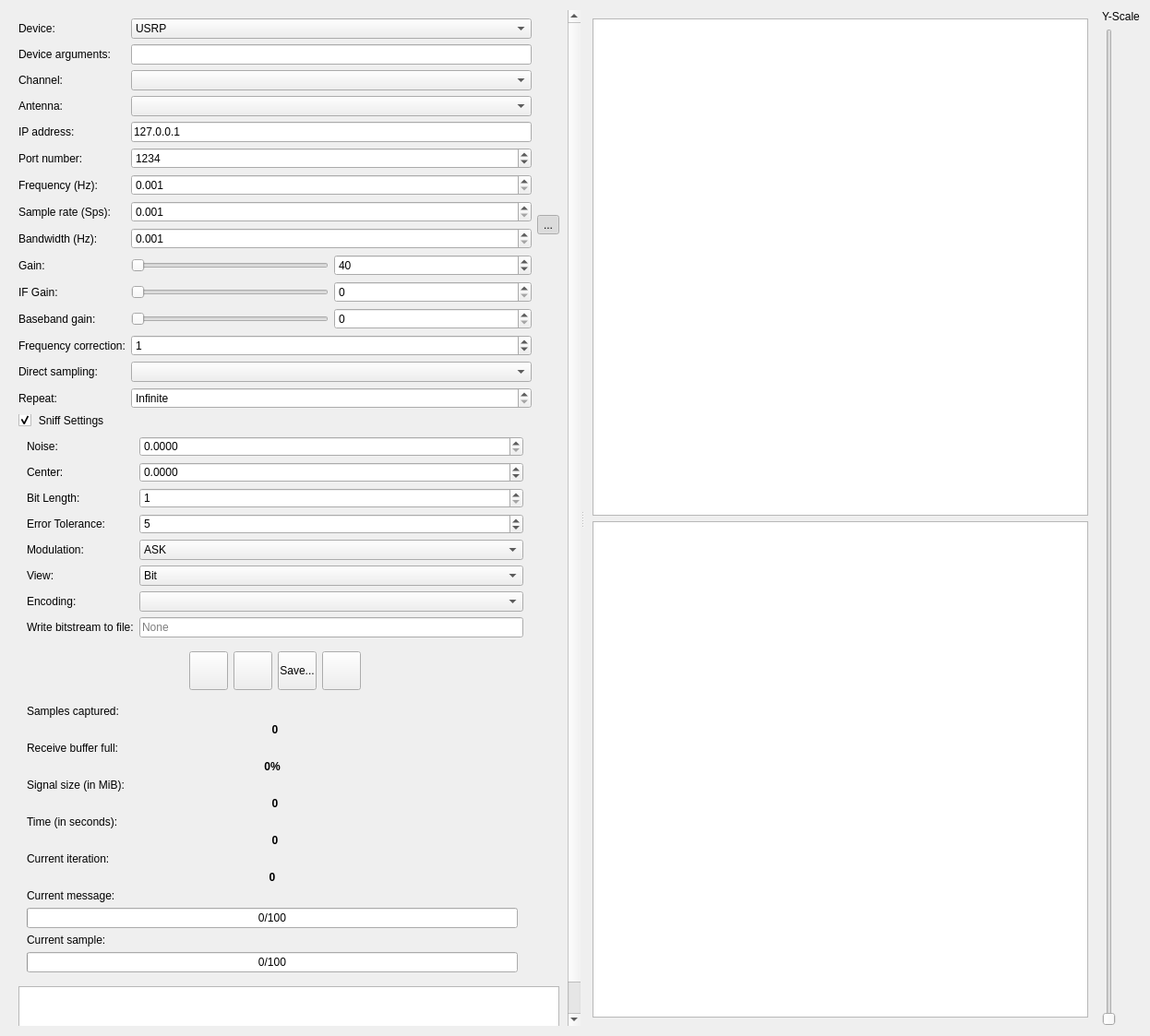
<?xml version="1.0" encoding="UTF-8"?>
<ui version="4.0">
 <class>SendRecvDialog</class>
 <widget class="QDialog" name="SendRecvDialog">
  <property name="windowModality">
   <enum>Qt::NonModal</enum>
  </property>
  <property name="geometry">
   <rect>
    <x>0</x>
    <y>0</y>
    <width>1246</width>
    <height>1123</height>
   </rect>
  </property>
  <property name="mouseTracking">
   <bool>false</bool>
  </property>
  <property name="windowTitle">
   <string>Record Signal</string>
  </property>
  <layout class="QVBoxLayout" name="verticalLayout">
   <item>
    <widget class="QSplitter" name="splitter">
     <property name="styleSheet">
      <string notr="true">QSplitter::handle:horizontal {
margin: 4px 0px;
    background-color: qlineargradient(x1:0, y1:0, x2:0, y2:1, 
stop:0 rgba(255, 255, 255, 0), 
stop:0.5 rgba(100, 100, 100, 100), 
stop:1 rgba(255, 255, 255, 0));
image: url(:/icons/icons/splitter_handle_vertical.svg);
}</string>
     </property>
     <property name="orientation">
      <enum>Qt::Horizontal</enum>
     </property>
     <widget class="QScrollArea" name="scrollArea">
      <property name="frameShape">
       <enum>QFrame::NoFrame</enum>
      </property>
      <property name="widgetResizable">
       <bool>true</bool>
      </property>
      <widget class="QWidget" name="scrollAreaWidgetContents_2">
       <property name="geometry">
        <rect>
         <x>0</x>
         <y>-360</y>
         <width>584</width>
         <height>1461</height>
        </rect>
       </property>
       <layout class="QGridLayout" name="gridLayout">
        <item row="7" column="0">
         <widget class="QLabel" name="labelSampleRate">
          <property name="text">
           <string>Sample rate (Sps):</string>
          </property>
         </widget>
        </item>
        <item row="7" column="1" colspan="2">
         <widget class="KillerDoubleSpinBox" name="spinBoxSampleRate">
          <property name="decimals">
           <number>3</number>
          </property>
          <property name="minimum">
           <double>0.001000000000000</double>
          </property>
          <property name="maximum">
           <double>1000000000000.000000000000000</double>
          </property>
         </widget>
        </item>
        <item row="8" column="1" colspan="2">
         <widget class="KillerDoubleSpinBox" name="spinBoxBandwidth">
          <property name="decimals">
           <number>3</number>
          </property>
          <property name="minimum">
           <double>0.001000000000000</double>
          </property>
          <property name="maximum">
           <double>1000000000000.000000000000000</double>
          </property>
         </widget>
        </item>
        <item row="8" column="0">
         <widget class="QLabel" name="labelBandwidth">
          <property name="text">
           <string>Bandwidth (Hz):</string>
          </property>
         </widget>
        </item>
        <item row="9" column="1">
         <widget class="QSlider" name="sliderGain">
          <property name="toolTip">
           <string>&lt;html&gt;&lt;head/&gt;&lt;body&gt;&lt;p&gt;The gain (more exactly RF gain) is the gain applied to the RF signal. This amplifies the high frequent signal arriving at the antenna of your Software Defined Radio.&lt;/p&gt;&lt;/body&gt;&lt;/html&gt;</string>
          </property>
          <property name="maximum">
           <number>100</number>
          </property>
          <property name="singleStep">
           <number>1</number>
          </property>
          <property name="orientation">
           <enum>Qt::Horizontal</enum>
          </property>
         </widget>
        </item>
        <item row="11" column="1">
         <widget class="QSlider" name="sliderBasebandGain">
          <property name="toolTip">
           <string>&lt;html&gt;&lt;head/&gt;&lt;body&gt;&lt;p&gt;The baseband gain is applied to the baseband signal in your software defined radio. The baseband signal is at low frequency and gathered from the RF signal by &lt;span style=&quot; font-weight:600;&quot;&gt;complex downsampling&lt;/span&gt;.&lt;/p&gt;&lt;/body&gt;&lt;/html&gt;</string>
          </property>
          <property name="sliderPosition">
           <number>0</number>
          </property>
          <property name="orientation">
           <enum>Qt::Horizontal</enum>
          </property>
          <property name="invertedAppearance">
           <bool>false</bool>
          </property>
          <property name="invertedControls">
           <bool>false</bool>
          </property>
          <property name="tickPosition">
           <enum>QSlider::NoTicks</enum>
          </property>
          <property name="tickInterval">
           <number>0</number>
          </property>
         </widget>
        </item>
        <item row="11" column="2">
         <widget class="QSpinBox" name="spinBoxBasebandGain">
          <property name="sizePolicy">
           <sizepolicy hsizetype="Preferred" vsizetype="Fixed">
            <horstretch>0</horstretch>
            <verstretch>0</verstretch>
           </sizepolicy>
          </property>
          <property name="toolTip">
           <string>&lt;html&gt;&lt;head/&gt;&lt;body&gt;&lt;p&gt;The baseband gain is applied to the baseband signal in your software defined radio. The baseband signal is at low frequency and gathered from the RF signal by &lt;span style=&quot; font-weight:600;&quot;&gt;complex downsampling&lt;/span&gt;.&lt;/p&gt;&lt;/body&gt;&lt;/html&gt;</string>
          </property>
         </widget>
        </item>
        <item row="12" column="0">
         <widget class="QLabel" name="labelFreqCorrection">
          <property name="toolTip">
           <string>&lt;html&gt;&lt;head/&gt;&lt;body&gt;&lt;p&gt;Set the frequency correction in &lt;span style=&quot; font-weight:600;&quot;&gt;ppm&lt;/span&gt;. If you do not know what to enter here, just leave it to one.&lt;/p&gt;&lt;/body&gt;&lt;/html&gt;</string>
          </property>
          <property name="text">
           <string>Frequency correction:</string>
          </property>
         </widget>
        </item>
        <item row="13" column="0">
         <widget class="QLabel" name="labelDirectSampling">
          <property name="toolTip">
           <string>&lt;html&gt;&lt;head/&gt;&lt;body&gt;&lt;p&gt;Set the direct sampling mode. If you do not know what to choose here, just set it to disabled. The&lt;span style=&quot; font-weight:600;&quot;&gt; native backend&lt;/span&gt; is recommended, when using this setting.&lt;/p&gt;&lt;/body&gt;&lt;/html&gt;</string>
          </property>
          <property name="text">
           <string>Direct sampling:</string>
          </property>
         </widget>
        </item>
        <item row="14" column="0">
         <widget class="QLabel" name="labelNRepeat">
          <property name="text">
           <string>Repeat:</string>
          </property>
         </widget>
        </item>
        <item row="6" column="0">
         <widget class="QLabel" name="labelFreq">
          <property name="text">
           <string>Frequency (Hz):</string>
          </property>
         </widget>
        </item>
        <item row="6" column="1" colspan="2">
         <widget class="KillerDoubleSpinBox" name="spinBoxFreq">
          <property name="decimals">
           <number>3</number>
          </property>
          <property name="minimum">
           <double>0.001000000000000</double>
          </property>
          <property name="maximum">
           <double>1000000000000.000000000000000</double>
          </property>
         </widget>
        </item>
        <item row="4" column="1" colspan="2">
         <widget class="QLineEdit" name="lineEditIP">
          <property name="text">
           <string>127.0.0.1</string>
          </property>
         </widget>
        </item>
        <item row="5" column="0">
         <widget class="QLabel" name="labelPort">
          <property name="text">
           <string>Port number:</string>
          </property>
         </widget>
        </item>
        <item row="14" column="1" colspan="2">
         <widget class="QSpinBox" name="spinBoxNRepeat">
          <property name="specialValueText">
           <string>Infinite</string>
          </property>
          <property name="maximum">
           <number>999999999</number>
          </property>
         </widget>
        </item>
        <item row="9" column="2">
         <widget class="QSpinBox" name="spinBoxGain">
          <property name="sizePolicy">
           <sizepolicy hsizetype="MinimumExpanding" vsizetype="Fixed">
            <horstretch>0</horstretch>
            <verstretch>0</verstretch>
           </sizepolicy>
          </property>
          <property name="toolTip">
           <string>&lt;html&gt;&lt;head/&gt;&lt;body&gt;&lt;p&gt;The gain (more exactly RF gain) is the gain applied to the RF signal. This amplifies the high frequent signal arriving at the antenna of your Software Defined Radio.&lt;/p&gt;&lt;/body&gt;&lt;/html&gt;</string>
          </property>
          <property name="minimum">
           <number>0</number>
          </property>
          <property name="maximum">
           <number>99</number>
          </property>
          <property name="value">
           <number>40</number>
          </property>
         </widget>
        </item>
        <item row="10" column="0">
         <widget class="QLabel" name="labelIFGain">
          <property name="toolTip">
           <string>&lt;html&gt;&lt;head/&gt;&lt;body&gt;&lt;p&gt;The IF Gain is applied to the Intermediate Frequency signal in your Software Defined Radio. An IF signal has a lower frequency than the high frequent RF signal, so signal processing can be applied more efficiently.&lt;/p&gt;&lt;/body&gt;&lt;/html&gt;</string>
          </property>
          <property name="text">
           <string>IF Gain:</string>
          </property>
         </widget>
        </item>
        <item row="3" column="0">
         <widget class="QLabel" name="labelAntenna">
          <property name="text">
           <string>Antenna:</string>
          </property>
         </widget>
        </item>
        <item row="1" column="0">
         <widget class="QLabel" name="labelDeviceArgs">
          <property name="toolTip">
           <string>&lt;html&gt;&lt;head/&gt;&lt;body&gt;&lt;p&gt;If you only have one USRP connected you may leave this field empty, so your USRP gets detected automatically.&lt;/p&gt;&lt;p&gt;If you have multiple USRPs connected or need better control, enter a device identifier of your USRP here.&lt;/p&gt;&lt;p&gt;You may also enter other device arguments here.&lt;/p&gt;&lt;/body&gt;&lt;/html&gt;</string>
          </property>
          <property name="toolTipDuration">
           <number>-1</number>
          </property>
          <property name="styleSheet">
           <string notr="true"/>
          </property>
          <property name="text">
           <string>Device arguments:</string>
          </property>
         </widget>
        </item>
        <item row="1" column="1" colspan="2">
         <widget class="QLineEdit" name="lineEditDeviceArgs">
          <property name="toolTip">
           <string>&lt;html&gt;&lt;head/&gt;&lt;body&gt;&lt;p&gt;If you only have one USRP connected you may leave this field empty, so your USRP gets detected automatically.&lt;/p&gt;&lt;p&gt;If you have multiple USRPs connected or need better control, enter a device identifier of your USRP here.&lt;/p&gt;&lt;p&gt;You may also enter other device arguments here.&lt;/p&gt;&lt;/body&gt;&lt;/html&gt;</string>
          </property>
         </widget>
        </item>
        <item row="4" column="0">
         <widget class="QLabel" name="labelIP">
          <property name="text">
           <string>IP address:</string>
          </property>
         </widget>
        </item>
        <item row="0" column="0">
         <widget class="QLabel" name="label_3">
          <property name="text">
           <string>Device:</string>
          </property>
         </widget>
        </item>
        <item row="10" column="1">
         <widget class="QSlider" name="sliderIFGain">
          <property name="toolTip">
           <string>&lt;html&gt;&lt;head/&gt;&lt;body&gt;&lt;p&gt;The IF Gain is applied to the Intermediate Frequency signal in your Software Defined Radio. An IF signal has a lower frequency than the high frequent RF signal, so signal processing can be applied more efficiently.&lt;/p&gt;&lt;/body&gt;&lt;/html&gt;</string>
          </property>
          <property name="orientation">
           <enum>Qt::Horizontal</enum>
          </property>
         </widget>
        </item>
        <item row="10" column="2">
         <widget class="QSpinBox" name="spinBoxIFGain">
          <property name="sizePolicy">
           <sizepolicy hsizetype="Preferred" vsizetype="Fixed">
            <horstretch>0</horstretch>
            <verstretch>0</verstretch>
           </sizepolicy>
          </property>
          <property name="toolTip">
           <string>&lt;html&gt;&lt;head/&gt;&lt;body&gt;&lt;p&gt;The IF Gain is applied to the Intermediate Frequency signal in your Software Defined Radio. An IF signal has a lower frequency than the high frequent RF signal, so signal processing can be applied more efficiently.&lt;/p&gt;&lt;/body&gt;&lt;/html&gt;</string>
          </property>
         </widget>
        </item>
        <item row="11" column="0">
         <widget class="QLabel" name="labelBasebandGain">
          <property name="toolTip">
           <string>&lt;html&gt;&lt;head/&gt;&lt;body&gt;&lt;p&gt;The baseband gain is applied to the baseband signal in your software defined radio. The baseband signal is at low frequency and gathered from the RF signal by &lt;span style=&quot; font-weight:600;&quot;&gt;complex downsampling&lt;/span&gt;.&lt;/p&gt;&lt;/body&gt;&lt;/html&gt;</string>
          </property>
          <property name="text">
           <string>Baseband gain:</string>
          </property>
         </widget>
        </item>
        <item row="7" column="3" rowspan="2">
         <widget class="QToolButton" name="btnLockBWSR">
          <property name="text">
           <string>...</string>
          </property>
          <property name="icon">
           <iconset resource="urh.qrc">
            <normaloff>:/icons/icons/lock.svg</normaloff>:/icons/icons/lock.svg</iconset>
          </property>
          <property name="checkable">
           <bool>true</bool>
          </property>
          <property name="checked">
           <bool>true</bool>
          </property>
         </widget>
        </item>
        <item row="9" column="0">
         <widget class="QLabel" name="labelGain">
          <property name="toolTip">
           <string>&lt;html&gt;&lt;head/&gt;&lt;body&gt;&lt;p&gt;The gain (more exactly RF gain) is the gain applied to the RF signal. This amplifies the high frequent signal arriving at the antenna of your Software Defined Radio.&lt;/p&gt;&lt;/body&gt;&lt;/html&gt;</string>
          </property>
          <property name="text">
           <string>Gain:</string>
          </property>
         </widget>
        </item>
        <item row="2" column="0">
         <widget class="QLabel" name="labelChannel">
          <property name="text">
           <string>Channel:</string>
          </property>
         </widget>
        </item>
        <item row="16" column="0" colspan="3">
         <widget class="QGroupBox" name="groupBox">
          <property name="styleSheet">
           <string notr="true">QGroupBox
{
 border: none;
}</string>
          </property>
          <property name="title">
           <string/>
          </property>
          <layout class="QGridLayout" name="gridLayout_2">
           <property name="topMargin">
            <number>0</number>
           </property>
           <item row="18" column="0">
            <widget class="QLabel" name="labelCurrentMessage">
             <property name="text">
              <string>Current message:</string>
             </property>
            </widget>
           </item>
           <item row="7" column="0">
            <widget class="QLabel" name="lReceiveBufferFullText">
             <property name="text">
              <string>Receive buffer full:</string>
             </property>
            </widget>
           </item>
           <item row="21" column="0">
            <widget class="QProgressBar" name="progressBarSample">
             <property name="value">
              <number>0</number>
             </property>
             <property name="format">
              <string>%v/%m</string>
             </property>
            </widget>
           </item>
           <item row="20" column="0">
            <widget class="QLabel" name="lSamplesSentText">
             <property name="text">
              <string>Current sample:</string>
             </property>
            </widget>
           </item>
           <item row="2" column="0">
            <spacer name="verticalSpacer_2">
             <property name="orientation">
              <enum>Qt::Vertical</enum>
             </property>
             <property name="sizeType">
              <enum>QSizePolicy::Fixed</enum>
             </property>
             <property name="sizeHint" stdset="0">
              <size>
               <width>20</width>
               <height>10</height>
              </size>
             </property>
            </spacer>
           </item>
           <item row="12" column="0">
            <widget class="QLabel" name="lTimeText">
             <property name="text">
              <string>Time (in seconds):</string>
             </property>
            </widget>
           </item>
           <item row="5" column="0">
            <widget class="QLabel" name="lSamplesCapturedText">
             <property name="sizePolicy">
              <sizepolicy hsizetype="Fixed" vsizetype="Preferred">
               <horstretch>0</horstretch>
               <verstretch>0</verstretch>
              </sizepolicy>
             </property>
             <property name="text">
              <string>Samples captured:</string>
             </property>
            </widget>
           </item>
           <item row="9" column="0">
            <widget class="QLabel" name="lSignalSizeText">
             <property name="sizePolicy">
              <sizepolicy hsizetype="Fixed" vsizetype="Preferred">
               <horstretch>0</horstretch>
               <verstretch>0</verstretch>
              </sizepolicy>
             </property>
             <property name="text">
              <string>Signal size (in MiB):</string>
             </property>
            </widget>
           </item>
           <item row="6" column="0" colspan="2">
            <widget class="QLabel" name="lSamplesCaptured">
             <property name="sizePolicy">
              <sizepolicy hsizetype="Expanding" vsizetype="Preferred">
               <horstretch>0</horstretch>
               <verstretch>0</verstretch>
              </sizepolicy>
             </property>
             <property name="font">
              <font>
               <weight>75</weight>
               <bold>true</bold>
              </font>
             </property>
             <property name="text">
              <string>0</string>
             </property>
             <property name="alignment">
              <set>Qt::AlignCenter</set>
             </property>
            </widget>
           </item>
           <item row="15" column="0" colspan="2">
            <widget class="QLabel" name="lTime">
             <property name="font">
              <font>
               <weight>75</weight>
               <bold>true</bold>
              </font>
             </property>
             <property name="text">
              <string>0</string>
             </property>
             <property name="alignment">
              <set>Qt::AlignCenter</set>
             </property>
            </widget>
           </item>
           <item row="11" column="0" colspan="2">
            <widget class="QLabel" name="lSignalSize">
             <property name="sizePolicy">
              <sizepolicy hsizetype="Expanding" vsizetype="Preferred">
               <horstretch>0</horstretch>
               <verstretch>0</verstretch>
              </sizepolicy>
             </property>
             <property name="font">
              <font>
               <weight>75</weight>
               <bold>true</bold>
              </font>
             </property>
             <property name="text">
              <string>0</string>
             </property>
             <property name="alignment">
              <set>Qt::AlignCenter</set>
             </property>
            </widget>
           </item>
           <item row="16" column="0">
            <widget class="QLabel" name="lblRepeatText">
             <property name="text">
              <string>Current iteration:</string>
             </property>
            </widget>
           </item>
           <item row="17" column="0">
            <widget class="QLabel" name="lblCurrentRepeatValue">
             <property name="font">
              <font>
               <weight>75</weight>
               <bold>true</bold>
              </font>
             </property>
             <property name="text">
              <string>0</string>
             </property>
             <property name="alignment">
              <set>Qt::AlignCenter</set>
             </property>
            </widget>
           </item>
           <item row="8" column="0">
            <widget class="QLabel" name="labelReceiveBufferFull">
             <property name="sizePolicy">
              <sizepolicy hsizetype="Expanding" vsizetype="Preferred">
               <horstretch>0</horstretch>
               <verstretch>0</verstretch>
              </sizepolicy>
             </property>
             <property name="font">
              <font>
               <weight>75</weight>
               <bold>true</bold>
              </font>
             </property>
             <property name="text">
              <string>0%</string>
             </property>
             <property name="alignment">
              <set>Qt::AlignCenter</set>
             </property>
            </widget>
           </item>
           <item row="19" column="0">
            <widget class="QProgressBar" name="progressBarMessage">
             <property name="value">
              <number>0</number>
             </property>
             <property name="format">
              <string>%v/%m</string>
             </property>
            </widget>
           </item>
           <item row="1" column="0" colspan="2">
            <layout class="QHBoxLayout" name="horizontalLayout">
             <item>
              <spacer name="horizontalSpacer_2">
               <property name="orientation">
                <enum>Qt::Horizontal</enum>
               </property>
               <property name="sizeHint" stdset="0">
                <size>
                 <width>40</width>
                 <height>20</height>
                </size>
               </property>
              </spacer>
             </item>
             <item>
              <widget class="QToolButton" name="btnStart">
               <property name="minimumSize">
                <size>
                 <width>42</width>
                 <height>42</height>
                </size>
               </property>
               <property name="maximumSize">
                <size>
                 <width>42</width>
                 <height>42</height>
                </size>
               </property>
               <property name="toolTip">
                <string>Record signal</string>
               </property>
               <property name="text">
                <string/>
               </property>
               <property name="icon">
                <iconset theme="media-record">
                 <normaloff>.</normaloff>.</iconset>
               </property>
               <property name="iconSize">
                <size>
                 <width>32</width>
                 <height>32</height>
                </size>
               </property>
              </widget>
             </item>
             <item>
              <widget class="QToolButton" name="btnStop">
               <property name="minimumSize">
                <size>
                 <width>42</width>
                 <height>42</height>
                </size>
               </property>
               <property name="maximumSize">
                <size>
                 <width>42</width>
                 <height>42</height>
                </size>
               </property>
               <property name="toolTip">
                <string>Stop recording</string>
               </property>
               <property name="text">
                <string/>
               </property>
               <property name="icon">
                <iconset theme="media-playback-stop">
                 <normaloff>.</normaloff>.</iconset>
               </property>
               <property name="iconSize">
                <size>
                 <width>32</width>
                 <height>32</height>
                </size>
               </property>
              </widget>
             </item>
             <item>
              <widget class="QToolButton" name="btnSave">
               <property name="minimumSize">
                <size>
                 <width>42</width>
                 <height>42</height>
                </size>
               </property>
               <property name="maximumSize">
                <size>
                 <width>42</width>
                 <height>42</height>
                </size>
               </property>
               <property name="text">
                <string>Save...</string>
               </property>
               <property name="icon">
                <iconset theme="document-save">
                 <normaloff>.</normaloff>.</iconset>
               </property>
               <property name="iconSize">
                <size>
                 <width>32</width>
                 <height>32</height>
                </size>
               </property>
              </widget>
             </item>
             <item>
              <widget class="QToolButton" name="btnClear">
               <property name="minimumSize">
                <size>
                 <width>42</width>
                 <height>42</height>
                </size>
               </property>
               <property name="maximumSize">
                <size>
                 <width>42</width>
                 <height>42</height>
                </size>
               </property>
               <property name="toolTip">
                <string>Clear</string>
               </property>
               <property name="text">
                <string/>
               </property>
               <property name="icon">
                <iconset theme="view-refresh">
                 <normaloff>.</normaloff>.</iconset>
               </property>
               <property name="iconSize">
                <size>
                 <width>32</width>
                 <height>32</height>
                </size>
               </property>
              </widget>
             </item>
             <item>
              <spacer name="horizontalSpacer">
               <property name="orientation">
                <enum>Qt::Horizontal</enum>
               </property>
               <property name="sizeHint" stdset="0">
                <size>
                 <width>40</width>
                 <height>20</height>
                </size>
               </property>
              </spacer>
             </item>
            </layout>
           </item>
          </layout>
         </widget>
        </item>
        <item row="17" column="0" colspan="4">
         <widget class="QTextEdit" name="txtEditErrors">
          <property name="readOnly">
           <bool>true</bool>
          </property>
         </widget>
        </item>
        <item row="0" column="1" colspan="2">
         <widget class="QComboBox" name="cbDevice">
          <item>
           <property name="text">
            <string>USRP</string>
           </property>
          </item>
          <item>
           <property name="text">
            <string>HackRF</string>
           </property>
          </item>
         </widget>
        </item>
        <item row="2" column="1" colspan="2">
         <widget class="QComboBox" name="comboBoxChannel"/>
        </item>
        <item row="3" column="1" colspan="2">
         <widget class="QComboBox" name="comboBoxAntenna"/>
        </item>
        <item row="5" column="1" colspan="2">
         <widget class="QSpinBox" name="spinBoxPort">
          <property name="minimum">
           <number>1</number>
          </property>
          <property name="maximum">
           <number>65535</number>
          </property>
          <property name="value">
           <number>1234</number>
          </property>
         </widget>
        </item>
        <item row="12" column="1" colspan="2">
         <widget class="QSpinBox" name="spinBoxFreqCorrection">
          <property name="toolTip">
           <string>&lt;html&gt;&lt;head/&gt;&lt;body&gt;&lt;p&gt;Set the frequency correction in &lt;span style=&quot; font-weight:600;&quot;&gt;ppm&lt;/span&gt;. If you do not know what to enter here, just leave it to one.&lt;/p&gt;&lt;/body&gt;&lt;/html&gt;</string>
          </property>
          <property name="minimum">
           <number>-1000</number>
          </property>
          <property name="maximum">
           <number>1000</number>
          </property>
          <property name="value">
           <number>1</number>
          </property>
         </widget>
        </item>
        <item row="13" column="1" colspan="2">
         <widget class="QComboBox" name="comboBoxDirectSampling">
          <property name="toolTip">
           <string>&lt;html&gt;&lt;head/&gt;&lt;body&gt;&lt;p&gt;Set the direct sampling mode. If you do not know what to choose here, just set it to disabled. The&lt;span style=&quot; font-weight:600;&quot;&gt; native backend&lt;/span&gt; is recommended, when using this setting.&lt;/p&gt;&lt;/body&gt;&lt;/html&gt;</string>
          </property>
         </widget>
        </item>
        <item row="15" column="0" colspan="3">
         <widget class="QGroupBox" name="groupBoxSniffSettings">
          <property name="styleSheet">
           <string notr="true">QGroupBox
{
border: none;
}

QGroupBox::title {
    subcontrol-origin: margin;
}
QGroupBox::indicator:unchecked {
 image: url(:/icons/icons/uncollapse.svg)
}
QGroupBox::indicator:checked {
 image: url(:/icons/icons/collapse.svg)
}</string>
          </property>
          <property name="title">
           <string>Sniff Settings</string>
          </property>
          <property name="flat">
           <bool>true</bool>
          </property>
          <property name="checkable">
           <bool>true</bool>
          </property>
          <layout class="QGridLayout" name="gridLayout_3">
           <item row="0" column="0">
            <widget class="QFrame" name="frame">
             <property name="frameShape">
              <enum>QFrame::NoFrame</enum>
             </property>
             <property name="frameShadow">
              <enum>QFrame::Plain</enum>
             </property>
             <property name="lineWidth">
              <number>0</number>
             </property>
             <layout class="QGridLayout" name="gridLayout_4">
              <property name="leftMargin">
               <number>0</number>
              </property>
              <property name="topMargin">
               <number>15</number>
              </property>
              <property name="rightMargin">
               <number>0</number>
              </property>
              <property name="bottomMargin">
               <number>0</number>
              </property>
              <item row="0" column="0">
               <widget class="QLabel" name="label_sniff_Noise">
                <property name="text">
                 <string>Noise:</string>
                </property>
               </widget>
              </item>
              <item row="0" column="1">
               <widget class="QDoubleSpinBox" name="spinbox_sniff_Noise">
                <property name="decimals">
                 <number>4</number>
                </property>
                <property name="maximum">
                 <double>1.000000000000000</double>
                </property>
               </widget>
              </item>
              <item row="1" column="0">
               <widget class="QLabel" name="label_sniff_Center">
                <property name="text">
                 <string>Center:</string>
                </property>
               </widget>
              </item>
              <item row="1" column="1">
               <widget class="QDoubleSpinBox" name="spinbox_sniff_Center">
                <property name="decimals">
                 <number>4</number>
                </property>
                <property name="minimum">
                 <double>-3.140000000000000</double>
                </property>
                <property name="maximum">
                 <double>3.140000000000000</double>
                </property>
               </widget>
              </item>
              <item row="2" column="0">
               <widget class="QLabel" name="label_sniff_BitLength">
                <property name="text">
                 <string>Bit Length:</string>
                </property>
               </widget>
              </item>
              <item row="2" column="1">
               <widget class="QSpinBox" name="spinbox_sniff_BitLen">
                <property name="minimum">
                 <number>1</number>
                </property>
                <property name="maximum">
                 <number>999999999</number>
                </property>
               </widget>
              </item>
              <item row="3" column="0">
               <widget class="QLabel" name="label_sniff_Tolerance">
                <property name="text">
                 <string>Error Tolerance:</string>
                </property>
               </widget>
              </item>
              <item row="3" column="1">
               <widget class="QSpinBox" name="spinbox_sniff_ErrorTolerance">
                <property name="maximum">
                 <number>999999</number>
                </property>
                <property name="value">
                 <number>5</number>
                </property>
               </widget>
              </item>
              <item row="4" column="0">
               <widget class="QLabel" name="label_sniff_Modulation">
                <property name="text">
                 <string>Modulation:</string>
                </property>
               </widget>
              </item>
              <item row="4" column="1">
               <widget class="QComboBox" name="combox_sniff_Modulation">
                <item>
                 <property name="text">
                  <string>ASK</string>
                 </property>
                </item>
                <item>
                 <property name="text">
                  <string>FSK</string>
                 </property>
                </item>
                <item>
                 <property name="text">
                  <string>PSK</string>
                 </property>
                </item>
               </widget>
              </item>
              <item row="5" column="0">
               <widget class="QLabel" name="label_sniff_viewtype">
                <property name="text">
                 <string>View:</string>
                </property>
               </widget>
              </item>
              <item row="5" column="1">
               <widget class="QComboBox" name="comboBox_sniff_viewtype">
                <item>
                 <property name="text">
                  <string>Bit</string>
                 </property>
                </item>
                <item>
                 <property name="text">
                  <string>Hex</string>
                 </property>
                </item>
                <item>
                 <property name="text">
                  <string>ASCII</string>
                 </property>
                </item>
               </widget>
              </item>
              <item row="6" column="0">
               <widget class="QLabel" name="label_sniff_encoding">
                <property name="text">
                 <string>Encoding:</string>
                </property>
               </widget>
              </item>
              <item row="6" column="1">
               <widget class="QComboBox" name="comboBox_sniff_encoding"/>
              </item>
              <item row="7" column="0">
               <widget class="QLabel" name="label_sniff_OutputFile">
                <property name="text">
                 <string>Write bitstream to file:</string>
                </property>
               </widget>
              </item>
              <item row="7" column="1">
               <widget class="QLineEdit" name="lineEdit_sniff_OutputFile">
                <property name="readOnly">
                 <bool>false</bool>
                </property>
                <property name="placeholderText">
                 <string>None</string>
                </property>
                <property name="clearButtonEnabled">
                 <bool>true</bool>
                </property>
               </widget>
              </item>
             </layout>
            </widget>
           </item>
          </layout>
         </widget>
        </item>
       </layout>
      </widget>
     </widget>
     <widget class="QWidget" name="layoutWidget">
      <layout class="QHBoxLayout" name="horizontalLayout_2">
       <item>
        <widget class="QStackedWidget" name="stackedWidget">
         <property name="currentIndex">
          <number>3</number>
         </property>
         <widget class="QWidget" name="page_receive">
          <layout class="QVBoxLayout" name="verticalLayout_2">
           <item>
            <widget class="LiveGraphicView" name="graphicsViewReceive">
             <property name="verticalScrollBarPolicy">
              <enum>Qt::ScrollBarAlwaysOff</enum>
             </property>
             <property name="horizontalScrollBarPolicy">
              <enum>Qt::ScrollBarAsNeeded</enum>
             </property>
            </widget>
           </item>
          </layout>
         </widget>
         <widget class="QWidget" name="page_send">
          <layout class="QVBoxLayout" name="verticalLayout_3">
           <item>
            <widget class="EditableGraphicView" name="graphicsViewSend">
             <property name="mouseTracking">
              <bool>true</bool>
             </property>
             <property name="renderHints">
              <set>QPainter::Antialiasing|QPainter::TextAntialiasing</set>
             </property>
             <property name="transformationAnchor">
              <enum>QGraphicsView::NoAnchor</enum>
             </property>
             <property name="resizeAnchor">
              <enum>QGraphicsView::NoAnchor</enum>
             </property>
            </widget>
           </item>
           <item>
            <widget class="QLabel" name="label_7">
             <property name="font">
              <font>
               <italic>true</italic>
              </font>
             </property>
             <property name="text">
              <string>Hint: You can edit the raw signal before sending.</string>
             </property>
            </widget>
           </item>
          </layout>
         </widget>
         <widget class="QWidget" name="page_continuous_send">
          <layout class="QVBoxLayout" name="verticalLayout_6">
           <item>
            <widget class="LiveGraphicView" name="graphicsViewContinuousSend">
             <property name="renderHints">
              <set>QPainter::Antialiasing|QPainter::TextAntialiasing</set>
             </property>
            </widget>
           </item>
          </layout>
         </widget>
         <widget class="QWidget" name="page_spectrum">
          <layout class="QVBoxLayout" name="verticalLayout_7" stretch="1,1">
           <item>
            <widget class="LiveGraphicView" name="graphicsViewFFT"/>
           </item>
           <item>
            <widget class="QGraphicsView" name="graphicsViewSpectrogram">
             <property name="verticalScrollBarPolicy">
              <enum>Qt::ScrollBarAsNeeded</enum>
             </property>
             <property name="horizontalScrollBarPolicy">
              <enum>Qt::ScrollBarAlwaysOff</enum>
             </property>
             <property name="renderHints">
              <set>QPainter::SmoothPixmapTransform|QPainter::TextAntialiasing</set>
             </property>
             <property name="cacheMode">
              <set>QGraphicsView::CacheNone</set>
             </property>
             <property name="viewportUpdateMode">
              <enum>QGraphicsView::MinimalViewportUpdate</enum>
             </property>
            </widget>
           </item>
          </layout>
         </widget>
         <widget class="QWidget" name="page_sniff">
          <layout class="QVBoxLayout" name="verticalLayout_4">
           <item>
            <widget class="LiveGraphicView" name="graphicsView_sniff_Preview"/>
           </item>
           <item>
            <widget class="QPlainTextEdit" name="txtEd_sniff_Preview">
             <property name="lineWrapMode">
              <enum>QPlainTextEdit::NoWrap</enum>
             </property>
             <property name="readOnly">
              <bool>true</bool>
             </property>
             <property name="maximumBlockCount">
              <number>100</number>
             </property>
            </widget>
           </item>
           <item>
            <widget class="QPushButton" name="btnAccept">
             <property name="toolTip">
              <string>&lt;html&gt;&lt;head/&gt;&lt;body&gt;&lt;p&gt;Accept the sniffed data and load it into &lt;span style=&quot; font-weight:600;&quot;&gt;Analysis&lt;/span&gt; tab.&lt;/p&gt;&lt;/body&gt;&lt;/html&gt;</string>
             </property>
             <property name="text">
              <string>Accept data (Open in Analysis)</string>
             </property>
             <property name="autoDefault">
              <bool>false</bool>
             </property>
            </widget>
           </item>
          </layout>
         </widget>
        </widget>
       </item>
       <item>
        <layout class="QVBoxLayout" name="verticalLayout_5">
         <item>
          <widget class="QLabel" name="label_y_scale">
           <property name="text">
            <string>Y-Scale</string>
           </property>
          </widget>
         </item>
         <item>
          <widget class="QSlider" name="sliderYscale">
           <property name="minimum">
            <number>1</number>
           </property>
           <property name="maximum">
            <number>1000</number>
           </property>
           <property name="value">
            <number>1</number>
           </property>
           <property name="orientation">
            <enum>Qt::Vertical</enum>
           </property>
           <property name="tickInterval">
            <number>1</number>
           </property>
          </widget>
         </item>
        </layout>
       </item>
      </layout>
     </widget>
    </widget>
   </item>
  </layout>
 </widget>
 <customwidgets>
  <customwidget>
   <class>KillerDoubleSpinBox</class>
   <extends>QDoubleSpinBox</extends>
   <header>urh.ui.KillerDoubleSpinBox.h</header>
  </customwidget>
  <customwidget>
   <class>LiveGraphicView</class>
   <extends>QGraphicsView</extends>
   <header>urh.ui.views.LiveGraphicView.h</header>
  </customwidget>
  <customwidget>
   <class>EditableGraphicView</class>
   <extends>QGraphicsView</extends>
   <header>urh.ui.views.EditableGraphicView.h</header>
  </customwidget>
 </customwidgets>
 <tabstops>
  <tabstop>cbDevice</tabstop>
  <tabstop>lineEditDeviceArgs</tabstop>
  <tabstop>lineEditIP</tabstop>
  <tabstop>spinBoxPort</tabstop>
  <tabstop>spinBoxFreq</tabstop>
  <tabstop>spinBoxSampleRate</tabstop>
  <tabstop>spinBoxBandwidth</tabstop>
  <tabstop>btnLockBWSR</tabstop>
  <tabstop>spinBoxGain</tabstop>
  <tabstop>sliderGain</tabstop>
  <tabstop>sliderIFGain</tabstop>
  <tabstop>spinBoxIFGain</tabstop>
  <tabstop>sliderBasebandGain</tabstop>
  <tabstop>spinBoxBasebandGain</tabstop>
  <tabstop>spinBoxFreqCorrection</tabstop>
  <tabstop>comboBoxDirectSampling</tabstop>
  <tabstop>spinBoxNRepeat</tabstop>
  <tabstop>btnStart</tabstop>
  <tabstop>btnStop</tabstop>
  <tabstop>btnSave</tabstop>
  <tabstop>btnClear</tabstop>
  <tabstop>txtEd_sniff_Preview</tabstop>
  <tabstop>sliderYscale</tabstop>
  <tabstop>txtEditErrors</tabstop>
  <tabstop>graphicsViewSend</tabstop>
  <tabstop>graphicsViewReceive</tabstop>
  <tabstop>btnAccept</tabstop>
 </tabstops>
 <resources>
  <include location="urh.qrc"/>
 </resources>
 <connections>
  <connection>
   <sender>groupBoxSniffSettings</sender>
   <signal>toggled(bool)</signal>
   <receiver>frame</receiver>
   <slot>setVisible(bool)</slot>
   <hints>
    <hint type="sourcelabel">
     <x>70</x>
     <y>340</y>
    </hint>
    <hint type="destinationlabel">
     <x>193</x>
     <y>450</y>
    </hint>
   </hints>
  </connection>
 </connections>
</ui>
